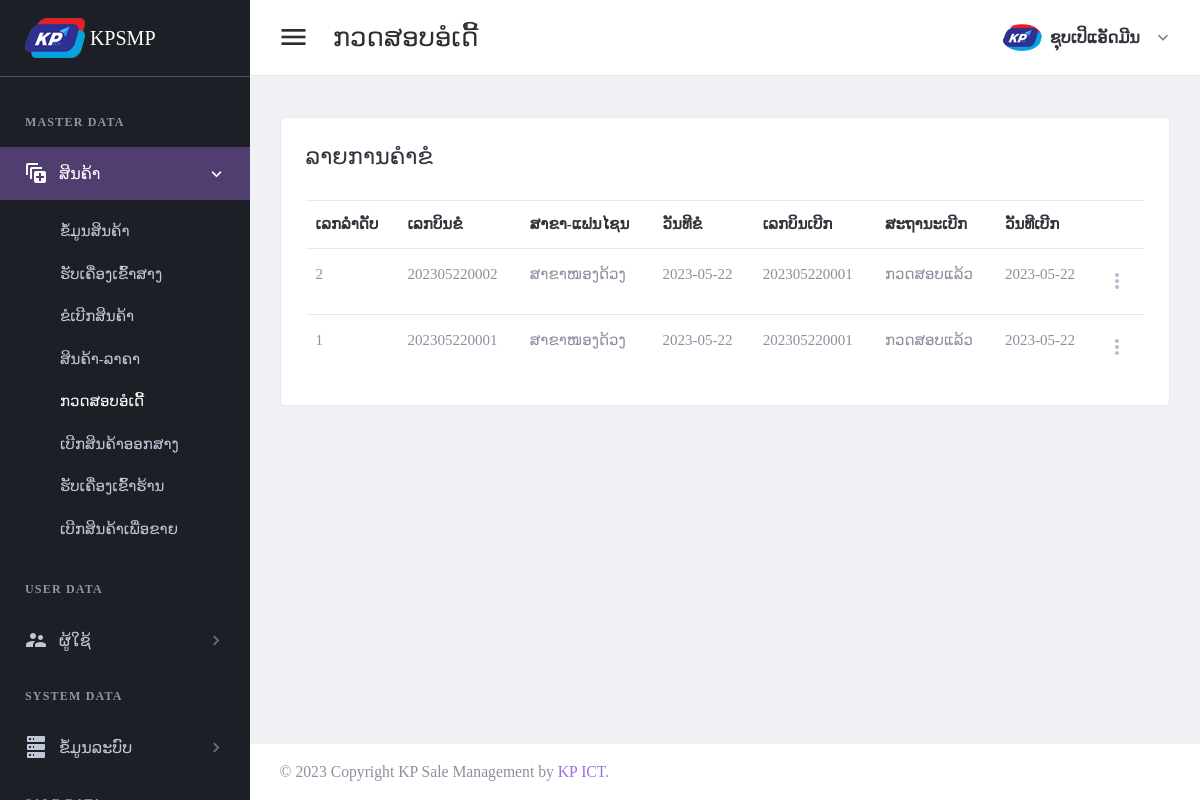
/page/request-order-check.php (signed in), run on an earlier commit of the app's database.
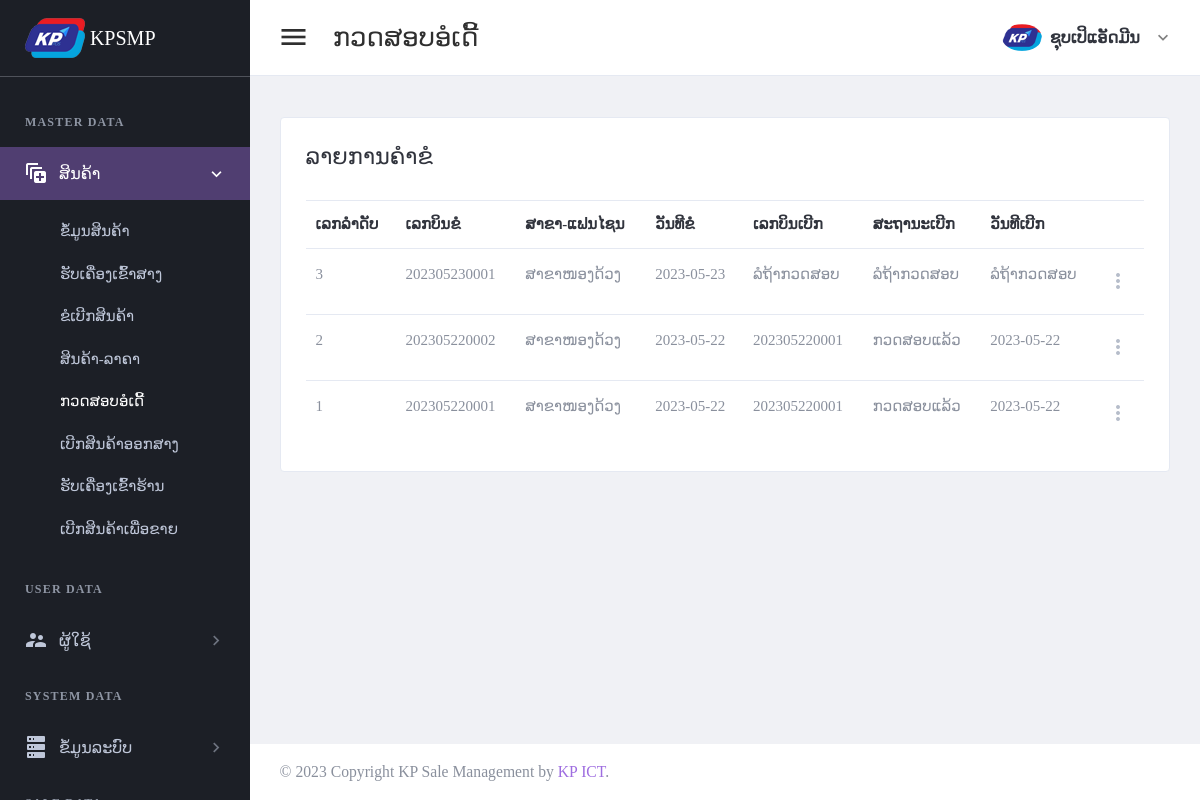
And on a later commit of the database.
### tables this page shows
CREATE TABLE `tbl_header_title` (
  `ht_id` int(11) NOT NULL,
  `ht_name` varchar(300) DEFAULT NULL
);

CREATE TABLE `tbl_sub_title` (
  `st_id` int(11) NOT NULL,
  `st_name` varchar(300) DEFAULT NULL,
  `icon_code` varchar(100) DEFAULT NULL,
  `ht_id` int(11) DEFAULT NULL
);

CREATE TABLE `tbl_page_title` (
  `pt_id` int(11) NOT NULL,
  `pt_name` varchar(300) DEFAULT NULL,
  `ptf_name` varchar(100) DEFAULT NULL,
  `st_id` int(11) DEFAULT NULL
);

CREATE TABLE `tbl_order_request` (
  `or_id` int(11) NOT NULL,
  `or_bill_number` varchar(30) DEFAULT NULL,
  `br_id` int(11) DEFAULT NULL,
  `wh_id` int(11) DEFAULT NULL,
  `or_status` int(11) DEFAULT NULL,
  `add_by` int(11) DEFAULT NULL,
  `date_register` date DEFAULT NULL
);

CREATE TABLE `tbl_branch` (
  `br_id` int(11) NOT NULL,
  `br_name` varchar(150) DEFAULT NULL,
  `br_status` int(11) DEFAULT NULL,
  `br_type` int(11) DEFAULT NULL,
  `add_by` int(11) DEFAULT NULL,
  `date_register` date DEFAULT NULL
);

CREATE TABLE `tbl_approve_order` (
  `apo_id` int(11) NOT NULL,
  `apo_bill_number` varchar(30) DEFAULT NULL,
  `or_id` int(11) DEFAULT NULL,
  `br_id` int(11) DEFAULT NULL,
  `wh_id` int(11) DEFAULT NULL,
  `ar_status` int(11) DEFAULT NULL,
  `add_by` int(11) DEFAULT NULL,
  `date_register` date DEFAULT NULL
);

CREATE TABLE `tbl_approve_order_status` (
  `aos_id` int(11) NOT NULL,
  `aos_name` varchar(150) DEFAULT NULL
);

### setting/checksession.php (called while the page is built, shortened)
<?php
	if($_SESSION['id_users'] == "" )
	{
	header("location:logout.php");
	}
	  else{
		$full_name = $_SESSION["full_name"];
		$role_id = $_SESSION["role_id"];
	}
?>

### page/request-order-check.php (the view, shortened to what this page needs)
<?php
include("../setting/checksession.php");
include("../setting/conn.php");
$header_name = "ກວດສອບອໍເດີ້";
$header_click = "2";
?>
<!DOCTYPE html>
<html lang="en" dir="ltr">
<head>
    <?php
    include("../setting/callcss.php");
    ?>
</head>
<body class="navbar-fixed sidebar-fixed" id="body">
    <div class="wrapper">
        <?php include "menu.php"; ?>
        <div class="page-wrapper">
            <?php
            include "header.php";
            ?>
            <div class="content-wrapper">
                <div class="content">
                    <div class="email-wrapper rounded border bg-white">
                        <div class="  no-gutters justify-content-center">
                            <div class="">
                                <div class="  p-4 p-xl-5">
                                    <div class="email-body-head mb-6 ">
                                        <h4 class="text-dark">ລາຍການຄຳຂໍ</h4>
                                    </div>
                                    <form method="post" id="additemorderfrm">
                                        <table id="productsTable" class="table table-hover table-product" style="width:100%">
                                            <thead>
                                                <tr>
                                                    <th>ເລກລຳດັບ</th>
                                                    <th>ເລກບິນຂໍ</th>
                                                    <th>ສາຂາ-ແຟນໄຊນ</th>
                                                    <th>ວັນທີຂໍ</th>
                                                    <th>ເລກບິນເບີກ</th>
                                                    <th>ສະຖານະເບີກ</th>
                                                    <th>ວັນທີເບີກ</th>
                                                    <th></th>
                                                </tr>
                                            </thead>
                                            <tbody>
                                                <?php
                                                $stmt4 = $conn->prepare(" SELECT  a.or_id,or_bill_number,br_name,a.date_register as date_request,apo_id
                                                ,apo_bill_number,aos_name,b.date_register as date_check
                                                FROM tbl_order_request a
                                                left join tbl_approve_order b on a.or_id = b.or_id
                                                left join tbl_branch c on a.br_id = c.br_id
                                                left join tbl_approve_order_status d on b.ar_status = d.aos_id
                                                order by a.or_id desc");
                                                $stmt4->execute();
                                                if ($stmt4->rowCount() > 0) {
                                                    while ($row4 = $stmt4->fetch(PDO::FETCH_ASSOC)) {
                                                        if (empty($row4['apo_bill_number'])) {
                                                            $apo_bill_number = "ລໍຖ້າກວດສອບ";
                                                            $aos_name = "ລໍຖ້າກວດສອບ";
                                                            $date_check = "ລໍຖ້າກວດສອບ";
                                                        } else {
                                                            $apo_bill_number = $row4['apo_bill_number'];
                                                            $aos_name = $row4['aos_name'];
                                                            $date_check = $row4['date_check'];
                                                        }
                                                ?>
                                                        <tr>
                                                            <td><?php echo $row4['or_id']; ?></td>
                                                            <td><?php echo $row4['or_bill_number']; ?></td>
                                                            <td><?php echo $row4['br_name']; ?></td>
                                                            <td><?php echo $row4['date_request']; ?></td>
                                                            <td><?php echo "$apo_bill_number"; ?></td>
                                                            <td><?php echo "$aos_name"; ?></td>
                                                            <td><?php echo "$date_check"; ?></td>
                                                            <td>
                                                                <div class="dropdown">
                                                                    <a class="dropdown-toggle icon-burger-mini" href="#" role="button" id="dropdownMenuLink" data-toggle="dropdown" aria-haspopup="true" aria-expanded="false" data-display="static">
                                                                    </a>
                                                                </div>
                                                            </td>
                                                        </tr>
                                                <?php
                                                    }
                                                }
                                                ?>
                                            </tbody>
                                        </table>
                                    </form>
                                </div>
                            </div>
                        </div>
                    </div>
                </div>
            </div>
            <?php include "footer.php"; ?>
        </div>
    </div>
</body>
</html>

### setting/callcss.php (shortened to what this page needs)
<link href="../plugins/material/css/materialdesignicons.min.css" rel="stylesheet" />
<link href="../plugins/simplebar/simplebar.css" rel="stylesheet" />
<link href="../plugins/material/css/materialdesignicons.min.css" rel="stylesheet" />
<link href="../plugins/nprogress/nprogress.css" rel="stylesheet" />
<link id="main-css-href" rel="stylesheet" href="../css/3style.css" />
<link href="../plugins/prism/prism.css" rel="stylesheet" />
<link href="../plugins/DataTables/DataTables-1.10.18/css/jquery.dataTables.min.css" rel="stylesheet" />
<link href="../css/sweetalert.css" rel="stylesheet">
<link href="../css/facebox.css" rel="stylesheet">

### page/menu.php
<aside class="left-sidebar sidebar-dark" id="left-sidebar">
  <div id="sidebar" class="sidebar sidebar-with-footer">
    <div class="app-brand">
      <a href="index.php">
        <img src="../images/iconmenu.png" alt="Mono">
        <span class="brand-name"> KPSMP</span>
      </a>
    </div>
    <div class="sidebar-left" data-simplebar style="height: 100%;">
      <ul class="nav sidebar-inner" id="sidebar-menu">
        <?php
        $stmt = $conn->prepare(" SELECT distinct a.ht_id,ht_name
        FROM tbl_header_title a
        left join tbl_role_page b on a.ht_id = b.ht_id
        where role_id ='$role_id'
        order by  a.ht_id asc ");
        $stmt->execute();
        if ($stmt->rowCount() > 0) {
          while ($row = $stmt->fetch(PDO::FETCH_ASSOC)) {
            $ht_id = $row['ht_id'];
            $ht_name = $row['ht_name'];
        ?>
            <li class="section-title"> <?php echo "$ht_name"; ?></li>
            <?php
            $stmt1 = $conn->prepare("SELECT distinct a.st_id,st_name,role_id,icon_code
            FROM tbl_sub_title a
            left join tbl_role_page b on a.st_id = b.st_id
            where a.ht_id = '$ht_id' and role_id ='$role_id'
            order by a.st_id asc ");
            $stmt1->execute();
            if ($stmt1->rowCount() > 0) {
              while ($row1 = $stmt1->fetch(PDO::FETCH_ASSOC)) {
                $st_name = $row1['st_name'];
                $st_id = $row1['st_id'];
                $icon_code = $row1['icon_code'];
            ?>
                <li class='has-sub <?php if ($header_click == "$st_id") {  echo "active expand"; } ?>'>
                  <a class="sidenav-item-link" href="javascript:void(0)" data-toggle="collapse" data-target='#<?php echo "$st_name"; ?>' aria-expanded="false" aria-controls="<?php echo "$st_name"; ?>">
                    <i class="mdi <?php echo"$icon_code";?>"></i>
                    <span class="nav-text"> <?php echo "$st_name"; ?> </span> <b class="caret"></b>
                  </a>
                  <ul class='collapse <?php if ($header_click == "$st_id" ) { echo "show"; } ?>' id="<?php echo "$st_name"; ?>" data-parent="#sidebar-menu">
                    <div class="sub-menu">
                      <?php
                      $stmt2 = $conn->prepare(" SELECT pt_name,ptf_name
                      FROM tbl_page_title a
                      left join tbl_role_page b on a.pt_id = b.pt_id
                      where a.st_id = '$st_id' and role_id ='$role_id'
                      order by a.pt_id asc ");
                      $stmt2->execute();
                      if ($stmt2->rowCount() > 0) {
                        while ($row2 = $stmt2->fetch(PDO::FETCH_ASSOC)) {
                          $pt_name = $row2['pt_name'];
                      ?>
                          <li class="<?php if ($header_name ==  $row2['pt_name']) { echo "active"; } ?>">
                            <a class="sidenav-item-link" href='<?php echo $row2['ptf_name'] ?>'>
                              <span class="nav-text"><?php echo"$pt_name";?></span>
                            </a>
                          </li>
                      <?php
                        }
                      }
                      ?>
                    </div>
                  </ul>
              <?php
              }
            }
              ?>
                </li>
            <?php
          }
        }
            ?>
      </ul>
    </div>
  </div>
</aside>

### page/header.php (shortened to what this page needs)
<header class="main-header" id="header">
  <nav class="navbar navbar-expand-lg navbar-light" id="navbar">
    <button id="sidebar-toggler" class="sidebar-toggle">
    </button>
    <span class="page-title"><?php echo "$header_name"; ?></span>
    <div class="navbar-right ">
      <ul class="nav navbar-nav">
        <li class="dropdown user-menu">
          <button class="dropdown-toggle nav-link" data-toggle="dropdown">
            <img src="../images/iconmenu.png" class="user-image rounded-circle" alt="User Image" />
            <span class="d-none d-lg-inline-block"><?php echo "$full_name"; ?></span>
          </button>
        </li>
      </ul>
    </div>
  </nav>
</header>

### page/footer.php (shortened to what this page needs)
<footer class="footer mt-auto">
	<div class="copyright bg-white">
		<p>
			&copy; <span id="copy-year"></span> Copyright KP Sale Management by <a class="text-primary"> KP ICT</a>.
		</p>
	</div>
</footer>

What changed in the data, as far as the page shows it:
added tbl_order_request: or_id "3", or_bill_number "202305230001", br.br_name "ສາຂາໜອງດ້ວງ", date_register "2023-05-23", apo_bill_number "ລໍຖ້າກວດສອບ", aos_name "ລໍຖ້າກວດສອບ", date_check "ລໍຖ້າກວດສອບ"
